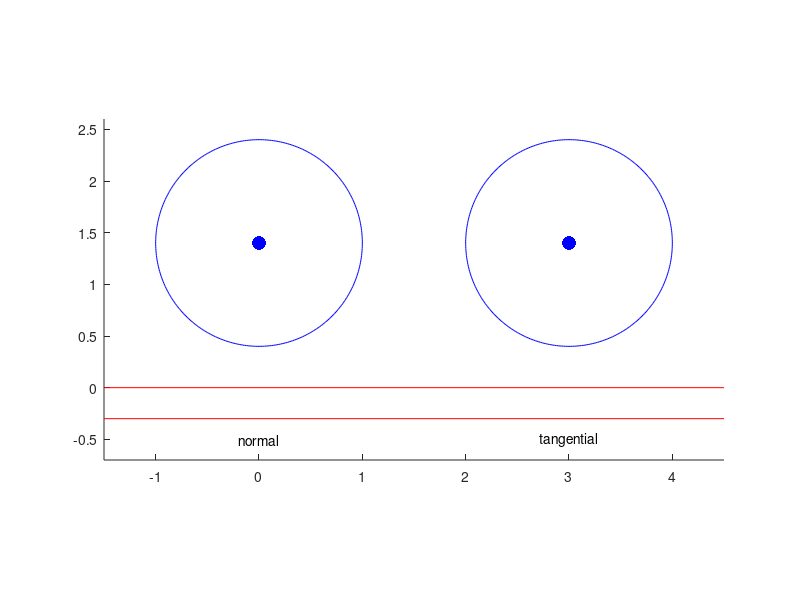

MATLAB code to generate this figure: (Note: this script raises an error after producing the figure.)
% produces figures:
% iversion = 1: just a friction element
% iversion = 2: friction element + damper
% iversion = 3: friction element + damper + spring
%
%     print -djpeg95 cntc_fric_spring_dashpot_var.jpg
%     print -djpeg95 cntc_fric_spring_dashpot.jpg
%     print -djpeg95 cntc_spring_dashpot.jpg
%     print -djpeg95 cntc_spring_dashpot_var.jpg
%

iversion = 2;
print_fig = 0;

figure(1); clf; hold on
axis equal

R=1;
th=0:360; sn=sin(th*pi/180); cs=cos(th*pi/180);

% hor.spring in vierkant [0,1] x [0,1]:
x_spring=[0  0   -1  1   -1  1   -1  1   0   0 ]/2;
y_spring=[0 0.4 0.5 0.7 0.9 1.1 1.3 1.5 1.6 2.0]/2;

% vert.damper in rechthoek [-0.25,0.25] x [0,1]:
x_damp_lrg  =[-1 -1 1 1 NaN -0.6 0.6 NaN 0 0 NaN  0  0]/4;
y_damp_lrg  =[ 2  1 1 2 NaN  1.5 1.5 NaN 1 0 NaN 1.5 3]/3;

% vert.damper in rechthoek [-0.25,0.25] x [0,1]:
x_damp_sml  =[-1 -1 1 1 NaN 0 0 NaN  0  0]/4;
y_damp_sml  =[ 2  1 1 2 NaN 1 0 NaN 1.3 3]/3;

% modified vert.damper in rechthoek [-0.25,0.25] x [0,1]:
x_damp_star  =[-1 -1 1 1 NaN 0 0 NaN  0  0 NaN -0.6 0.6 NaN -0.6 0.6 ]/4;
y_damp_star  =[ 2  1 1 2 NaN 1 0 NaN 1.2 3 NaN  1.35 1.8 NaN  1.8 1.35 ]/3;

% vert.damper + spring in vierkant [0,1] x [0,1]:
x_par_spring_damp = [0.35+x_spring*0.4, NaN, -0.35+x_damp_lrg*0.8 NaN, ...
                    -0.35 0.35 NaN, 0 0    NaN, -0.35 0.35 NaN, 0    0];
x_par_spring_damp = (x_par_spring_damp+0.55) / 1.1;
y_par_spring_damp = [0.15+0.7*y_spring, NaN,  0.15+0.7*y_damp_lrg NaN,  ...
                     0.15 0.15 NaN, 0 0.15 NaN,  0.85 0.85 NaN, 0.85 1];

% horizontaal, in rechthoek [0, 1.6] x [-0.25,0.25]
% nieuw: damp_star
y_damp_star(7)=0.1;
y_damp_star(10)=0.8;
% figure(2); clf; plot(x_damp_star, y_damp_star); figure(1);
x_ser_spring_damp = [y_damp_star, NaN, y_spring+0.7] - 0.1;
y_ser_spring_damp = [x_damp_star, NaN, x_spring/2];
y_damp_star(7)=0;
y_damp_star(10)=1;


% center positions of wheels 1, 2:
x1 = 0; y1 = R+0.4;
x2 = 3; y2 = y1;

% first wheel

plot(x1, y1, 'b.', 'markersize', 30)
plot(x1+R*cs, y1+R*sn, 'b');

% second wheel

plot(x2, y2, 'b.', 'markersize', 30);
plot(x2+R*cs, y2+R*sn, 'b');

% rail

plot([x1-1.5*R x2+1.5*R],  0.00*R*[1 1], 'r');
plot([x1-1.5*R x2+1.5*R], -0.30*R*[1 1], 'r');

text(x1, -0.5, 'normal', 'horizontalalignment','center');
text(x2, -0.5, 'tangential', 'horizontalalignment','center');

axis([x1-1.5*R x2+1.5*R -0.7 y1+1.2*R]);

if     (iversion==1)
   % first variant:  friction element

   if (1==1)
      % vertical: spring + separation element
      sclx = 0.4;
      scly = 0.39;
      l1=plot_arrow([x1-0.4,y1-R-0.35], [0.8, 0.3], [0 .75 .75], 0.5);
      plot(x1+sclx*x_spring, y1-R+scly*(y_spring-1), 'k');

      % normal: unilateral contact allowing separation
      ofsx = -0.1;
      plot(x1+ofsx+sclx*[-0.4 1.0], y1-R-scly+[0.01 0.01], 'k');

   else
      % vertical: spring and damper
      ofsx = -0.1;
      sclx = 0.4;
      scly = 0.39;
      l1=plot_arrow([x1-0.4,y1-R-0.35], [0.8, 0.3], [0 .75 .75], 0.5);
      plot(x1+ofsx+sclx*x_spring, y1-R+scly*(y_spring-1), 'k');

      % normal: unilateral contact allowing separation
      plot(x1+ofsx+sclx*[-0.4 1.0], y1-R-scly+[0.01 0.01], 'k');

      % normal: vertical damper
      ofsx = 0.2;
      sclx = 0.25;
      scly = 0.40;
      l4 = plot(x1+ofsx+sclx*x_damp_lrg, y1-R+0.01+scly*(y_damp_lrg-1), 'k');
   end

   % horizontal: damper
   % in rechthoek [0,1.7] x [-0.25,0.25]
   sclx = 0.5;
   scly = 0.45;
   yc = (y2 - R)/2;
   l2=plot_arrow([x2-0.4,y2-R-0.35], [0.8, 0.3], [0 .75 .75], 0.5);
   plot(x2+sclx*[-0.5 -0.5 0.5 0.5], [ 0  yc yc 2.3*yc], 'k');

   % friction: down-arrow:
   l3=fill(x2+sclx*-0.5+[-0.07 0.07 0], yc+[-0.1, -0.1, -0.2],'k');

   if (print_fig)
      set(gcf, 'paperpositionmode','auto');

      axis off
      axis tight
      set([l1;l2],'visible','off');
      print -djpeg95 cntc_fricelem.jpg

      set([l1;l2],'visible','on');
      print -djpeg95 cntc_fricelem_var.jpg
   end

elseif (iversion==2)
   % second variant: friction element + damper

   if (0==1)
      % vertical: just a spring
      sclx = 0.4;
      scly = 0.4;
      l1=plot_arrow([x1-0.4,y1-R-0.35], [0.8, 0.3], [0 .75 .75], 0.5);
      plot(x1+sclx*x_spring, y1-R+scly*(y_spring-1), 'k');
   else
      % vertical: spring and damper
      ofsx = -0.1;
      sclx = 0.4;
      scly = 0.39;
      l1=plot_arrow([x1-0.4,y1-R-0.35], [0.8, 0.3], [0 .75 .75], 0.5);
      plot(x1+ofsx+sclx*x_spring, y1-R+scly*(y_spring-1), 'k');

      % normal: unilateral contact allowing separation
      plot(x1+ofsx+sclx*[-0.4 1.0], y1-R-scly+[0.01 0.01], 'k');

      % normal: vertical damper
      ofsx = 0.2;
      sclx = 0.25;
      scly = 0.40;
      l4 = plot(x1+ofsx+sclx*x_damp_lrg, y1-R+0.01+scly*(y_damp_lrg-1), 'k');
   end

   % horizontal: damper
   % in rechthoek [0,1.7] x [-0.25,0.25]
   sclx = 0.6;
   scly = 0.45;
   yc = (y2 - R)/2;
   l2=plot_arrow([x2-0.4,y2-R-0.35], [0.8, 0.3], [0 .75 .75], 0.5);
   plot(x2+sclx*(y_damp_star-0.5), yc+scly*x_damp_star,'k');
   plot((x2-0.5*sclx)*[1 1], [ 0  yc ], 'k');
   plot((x2+0.5*sclx)*[1 1], [ yc 2.3*yc], 'k');

   % friction: down-arrow:
   l3=fill(x2+sclx*-0.5+[-0.07 0.07 0], yc+[-0.1, -0.1, -0.2],'k');

   if (print_fig)
      set(gcf, 'paperpositionmode','auto');

      axis off
      axis tight
      print -djpeg95 cntc_fric_dashpot_var.jpg

      set([l1;l2],'visible','off');
      print -djpeg95 cntc_fric_dashpot.jpg

      set([l3],'visible','off');
      print -djpeg95 cntc_dashpot.jpg

      set([l1;l2],'visible','on');
      print -djpeg95 cntc_dashpot_var.jpg
   end
elseif (iversion==3)
   % third variant: friction element + damper + spring

   % vertical: spring and damper
   ofsx = -0.1;
   sclx = 0.4;
   scly = 0.39;
   l1=plot_arrow([x1-0.4,y1-R-0.35], [0.8, 0.3], [0 .75 .75], 0.5);
   plot(x1+ofsx+sclx*x_spring, y1-R+scly*(y_spring-1), 'k');

   % normal: unilateral contact allowing separation
   plot(x1+ofsx+sclx*[-0.4 1.0], y1-R-scly+[0.01 0.01], 'k');

   % normal: vertical damper
   ofsx = 0.2;
   sclx = 0.25;
   scly = 0.40;
   l4 = plot(x1+ofsx+sclx*x_damp_lrg, y1-R+0.01+scly*(y_damp_lrg-1), 'k');

   % tangential: spring + damper
   % in rechthoek [0,1.7] x [-0.25,0.25]
   sclx = 0.6;
   scly = 0.45;
   yc = (y2 - R)/2;
   l2=plot_arrow([x2-0.4,y2-R-0.35], [0.8, 0.3], [0 .75 .75], 0.5);
   plot(x2+sclx*(x_ser_spring_damp-0.8), yc+scly*y_ser_spring_damp,'k');
   plot((x2-0.8*sclx)*[1 1], [ 0  yc ], 'k');
   plot((x2+0.8*sclx)*[1 1], [ yc 2.5*yc], 'k');

   % tangential: friction: down-arrow:
   l3=fill(x2+sclx*-0.8+[-0.07 0.07 0], yc+[-0.1, -0.1, -0.2],'k');

   if (print_fig)
      set(gcf, 'paperpositionmode','auto');

      axis off
      axis tight
      print -djpeg95 cntc_fric_spring_dashpot_var.jpg

      set([l1;l2],'visible','off');
      print -djpeg95 cntc_fric_spring_dashpot.jpg

      set([l3],'visible','off');
      print -djpeg95 cntc_spring_dashpot.jpg

      set([l1;l2],'visible','on');
      print -djpeg95 cntc_spring_dashpot_var.jpg
   end

end

